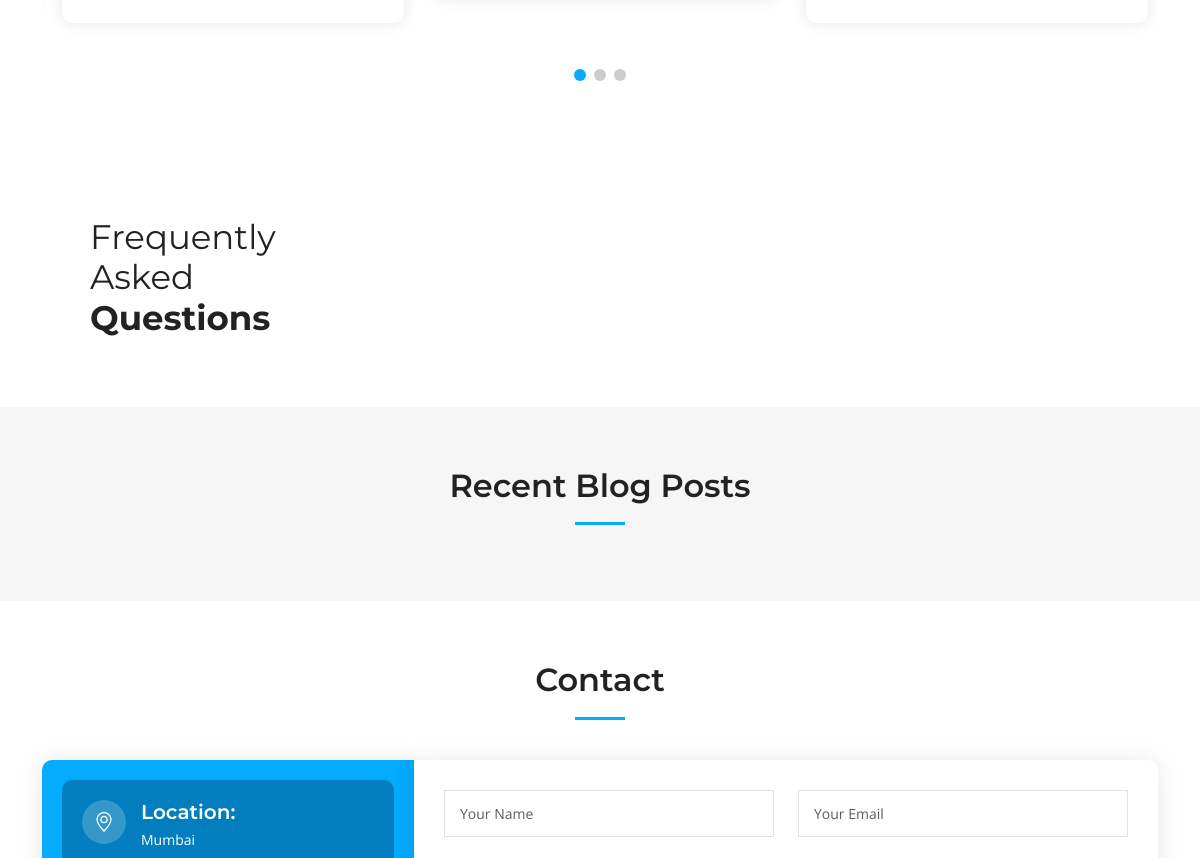
/ (middle part), run on an earlier commit of the app's database.
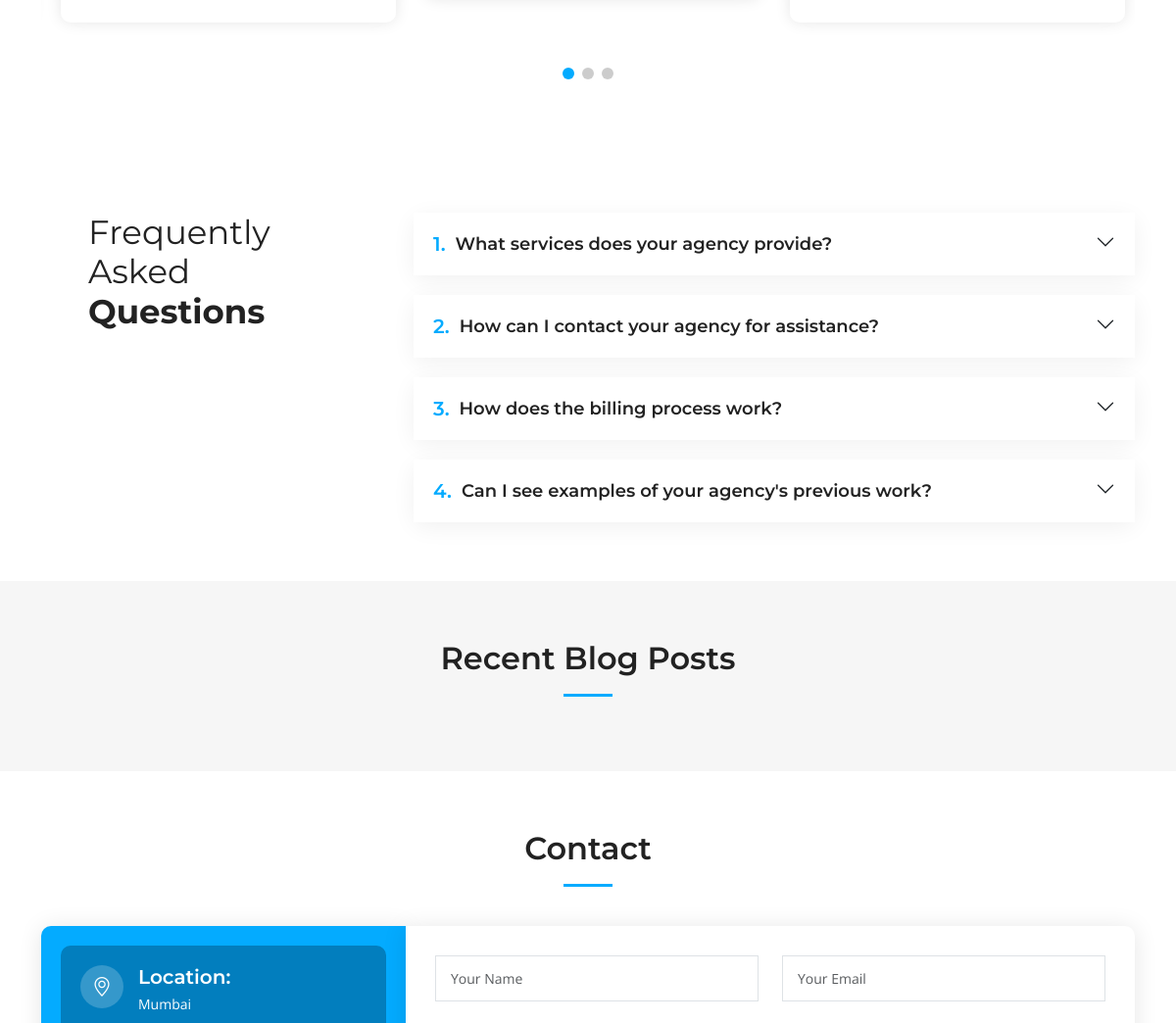
And on a later commit of the database.
### app/models.py (models this page shows, shortened)
class FrequentlyAskedQuestion(models.Model):
    question = models.CharField(max_length=255)
    answer = models.TextField()

### app/views.py (the view)
# urls.py: path('', index, name='home'),
def index(request):
    general_info = GeneralInfo.objects.first()
    services = Service.objects.all()
    testimonials = Testimonial.objects.all()
    faqs = FrequentlyAskedQuestion.objects.all()
    recent_blogs = Blog.objects.all().order_by("-created_at")[:3]
    context = {
        'company_name' : general_info.company_name,
        'location' : general_info.location,
        'email' : general_info.email,
        'phone' : general_info.phone,
        'open_hours' : general_info.open_hours,
        'video_url' : general_info.video_url,
        'twitter_url' : general_info.twitter_url,
        'facebook_url' : general_info.facebook_url,
        'instagram_url' : general_info.instagram_url,
        'linkedin_url' : general_info.linkedin_url,
        'services' : services,
        'testimonials' : testimonials,
        'faqs' : faqs,
        'blogs' : recent_blogs,
    }
    return render(request, 'index.html', context)

### templates/index.html (shortened to what this page needs)
{% extends 'assets/main.html' %}
{% load static %}
{% block content %}
 <main id="main">
    <section id="testimonials" class="testimonials">
      <div class="container" data-aos="fade-up">
        <div class="slides-3 swiper" data-aos="fade-up" data-aos-delay="100">
          <div class="swiper-wrapper">
          {% for testimonial in testimonials %}
            <div class="swiper-slide">
              <div class="testimonial-wrap">
                <div class="testimonial-item">
                </div>
              </div>
            </div>
            {% endfor %}
          </div>
          <div class="swiper-pagination"></div>
        </div>
      </div>
    </section>
    <section id="faq" class="faq">
      <div class="container" data-aos="fade-up">
        <div class="row gy-4">
          <div class="col-lg-4">
            <div class="content px-xl-5">
              <h3>Frequently Asked <strong>Questions</strong></h3>
            </div>
          </div>
          <div class="col-lg-8">
            <div class="accordion accordion-flush" id="faqlist" data-aos="fade-up" data-aos-delay="100">
              {% for faq in faqs %}
              <div class="accordion-item">
                <h3 class="accordion-header">
                  <button class="accordion-button collapsed" type="button" data-bs-toggle="collapse" data-bs-target="#faq-content-{{forloop.counter}}">
                    <span class="num">{{ forloop.counter }}.</span>
                    {{faq.question}}
                  </button>
                </h3>
              </div>
              {% endfor %}
            </div>
          </div>
        </div>
      </div>
    </section>
    <section id="blog" class="recent-posts sections-bg">
      <div class="container" data-aos="fade-up">
        <div class="section-header">
          <h2>Recent Blog Posts</h2>
        </div>
      </div>
    </section>
    <section id="contact" class="contact">
      <div class="container" data-aos="fade-up">
        <div class="section-header">
          <h2>Contact</h2>
        </div>
        <div class="row gx-lg-0 gy-4">
          <div class="col-lg-4">
            <div class="info-container d-flex flex-column align-items-center justify-content-center">
              <div class="info-item d-flex">
                <i class="bi bi-geo-alt flex-shrink-0"></i>
                <div>
                  <h4>Location:</h4>
                  <p>{{location}}</p>
                </div>
              </div>
            </div>
          </div>
          <div class="col-lg-8">
            <form action="{% url 'submit_form' %}" method="post" role="form" class="php-email-form">
              <div class="row">
                <div class="col-md-6 form-group">
                  <input type="text" name="name" class="form-control" id="name" placeholder="Your Name" required>
                </div>
                <div class="col-md-6 form-group mt-3 mt-md-0">
                  <input type="email" class="form-control" name="email" id="email" placeholder="Your Email" required>
                </div>
              </div>
            </form>
          </div>
        </div>
      </div>
    </section>
  </main>
{% endblock %}

What changed in the data, as far as the page shows it:
added FrequentlyAskedQuestion: question "What services does your agency provide?"
added FrequentlyAskedQuestion: question "How can I contact your agency for assistance?"
added FrequentlyAskedQuestion: question "How does the billing process work?"
added FrequentlyAskedQuestion: question "Can I see examples of your agency's previous work?"
